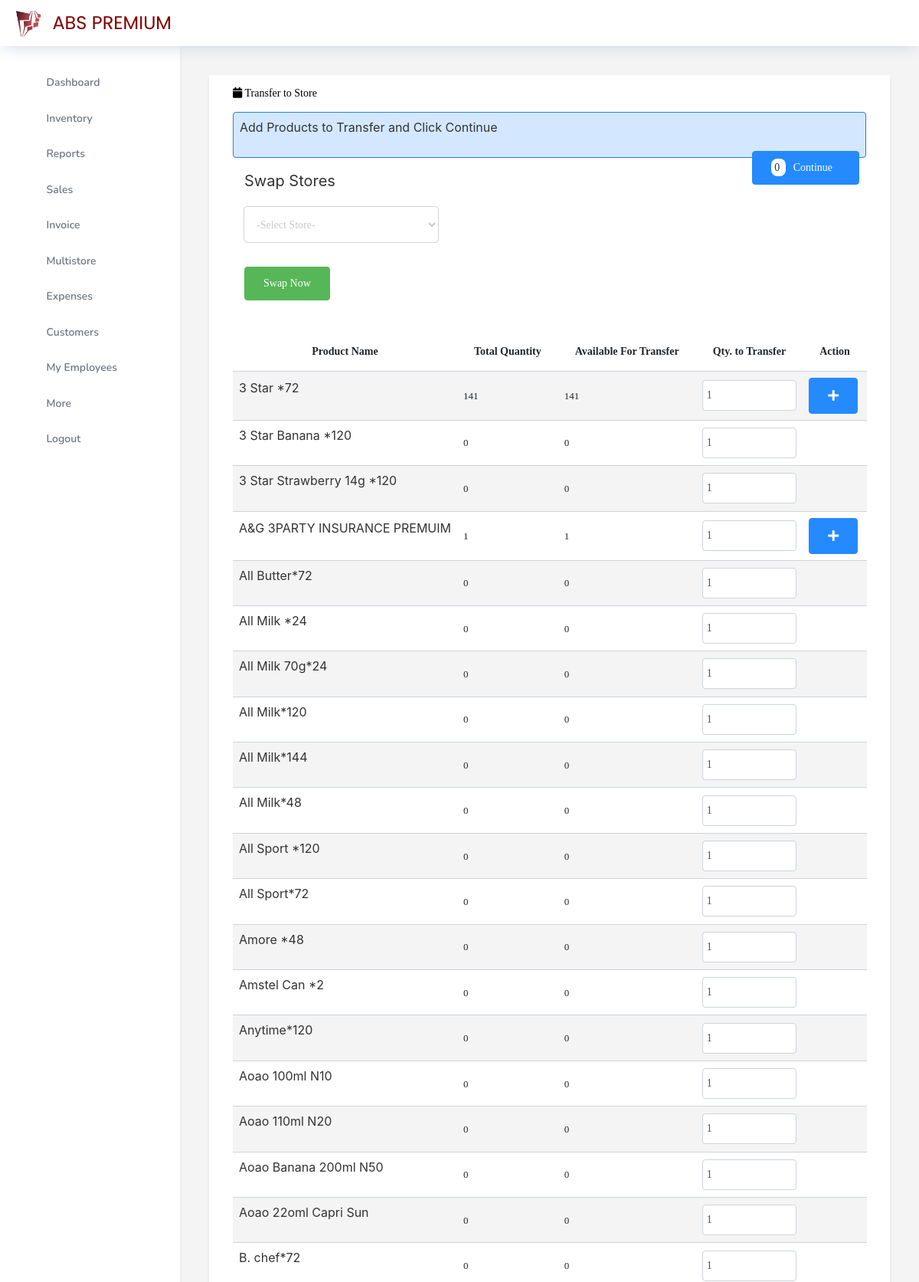
Page /multistore/multistore.php (signed in, upper part) on the committed database.
### tables this page shows
CREATE TABLE `product` (
  `id` int(11) NOT NULL,
  `product_name` varchar(150) DEFAULT NULL,
  `measurement_unit` varchar(255) DEFAULT NULL,
  `product_id` varchar(150) DEFAULT NULL,
  `po_number` varchar(255) DEFAULT NULL,
  `store_id` varchar(11) DEFAULT NULL,
  `barcode_id` varchar(50) DEFAULT NULL,
  `order_number` varchar(150) DEFAULT NULL,
  `quantity` int(11) DEFAULT NULL,
  `max_to_sell` int(11) DEFAULT NULL,
  `product_price` int(11) DEFAULT NULL,
  `cost_price` double DEFAULT NULL,
  `product_discount` double DEFAULT 0,
  `quantity_rem` int(11) DEFAULT 0,
  `pvld_restrict_sales` int(11) DEFAULT 0,
  `reorder_level` int(11) DEFAULT 0,
  `price_level_qty_above` int(11) DEFAULT 0,
  `price_level_qty_below` int(11) DEFAULT 0,
  `price_level_amount` double DEFAULT 0,
  `pexpiry_date` date DEFAULT '0000-00-00',
  `received_status` int(1) NOT NULL DEFAULT 0
);

### partials/route.php (called while the page is built, shortened)
<?php
if (!empty($_SESSION["current_host"])) {
  $pageUrl = "http://" . $_SESSION["current_host"] . "/abs/";
} else {
  $pageUrl = "http://" . $_SERVER["HTTP_HOST"] . "/abs/";
}
?>

### multistore/multistore.php (the view, shortened to what this page needs)
<?php
include "../partials/header.php";
include "../partials/sidebar.php";
?>
<div class="main-panel">
	<div class="content-wrapper">
		<div class="container" style="font-family: 'Oxygen';">
			<div class="row rounded-0 shadow-sm p-3 bg-white">
				<div class="col-md-12">
					<div class="panel panel-default">
						<div class="panel-heading text-left"> <i class="fas fa-calendar"></i> Transfer to Store</div>
						<div class="panel-body">
							<div class="alert alert-info p-2 mt-3">
								<h5 class="text-left">Add Products to Transfer and Click Continue </h5>
								<a href="multistore_cart" class="cart-counter btn btn-info" id="cart-info" title="View Cart" style="float: right;width: auto;height: auto;">
									<span class="cart-item p-1 rounded text-dark bg-white" id="cart-container">
										<?php
										if (isset($_SESSION["ttb_products"])) {
											echo count($_SESSION["ttb_products"]);
										} else {
											echo 0;
										}
										?>
									</span>
									<span style="padding: 10px;color: white">Continue</span>
								</a>
							</div>
							<div class='row justify-content-start'>
								<div class='col-md-5'>
									<h4 style="text-align: left">Swap Stores</h4>
									<form method="post">
										<select class="form-control mb-3 mr-2" name="store" id="store" required="">
											<option value="">-Select Store-</option>
										</select>
										<Br>
										<span>
											<button type="submit" class="btn btn-success" name="store_swap_btn">Swap Now</button>
										</span>
									</form>
								</div>
							</div>
							<div class="text-center" style="margin-top: 5%">
								<?php
								if (!isset($_POST["store_swap_btn"])) {
								?>
									<table class="table table-striped " id="list_stock">
										<thead>
											<tr>
												<th>Product Name</th>
												<th>Total Quantity</th>
												<th>Available For Transfer</th>
												<th>Qty. to Transfer</th>
												<th>Action</th>
											</tr>
										</thead>
										<tbody>
											<?php
											$sql_query = "SELECT product_name,quantity_rem, product_id,quantity, product_price FROM product";
											$resultset = mysqli_query($connect, $sql_query) or die("database error:" . mysqli_error($connect));
											while ($row = mysqli_fetch_assoc($resultset)) {
												$pid = $row["product_id"];
												$query_ttbl = "SELECT SUM(quantity_rem) AS total_rem FROM stock_transfer WHERE product_id='$pid' GROUP BY product_id";
												$result_ttbl = mysqli_query($connect, $query_ttbl) or die("database error:" . mysqli_error($conn));
												$row2 = mysqli_fetch_assoc($result_ttbl);
												$qtyRemToTransfer = intval($row["quantity_rem"]) - intval($row2["total_rem"]);
											?>
												<tr style="text-align: left;font-family: 'Oxygen';font-size:15px">
													<form class="stock-transfer-form">
														<td>
															<h5><?php echo $row["product_name"]; ?></h5>
														</td>
														<td>
															<?php echo $row["quantity_rem"]; ?>
														</td>
														<td><?php echo ($qtyRemToTransfer); ?></td>
														<td>
															<input type="number" onkeypress="return isNumber(event)" name="product_qty" class="form-control" value="1" data-code="<?php echo $row["product_id"]; ?>">
														</td>
														<td>
															<?php
															if ($qtyRemToTransfer != 0) {
															?>
																<button type="submit" class="btn btn-info">
																	<i class="fas fa-plus"></i></button>
															<?php
															}
															?>
														</td>
													</form>
												</tr>
											<?php } ?>
										</tbody>
									</table>
								<?php
								}
								?>
							</div>
						</div>
					</div>
				</div>
			</div>
		</div>
	</div>
</div>
</div>
</div>
<?php include "../partials/footer.php"; ?>

### partials/header.php (shortened to what this page needs)
<?php
include "route.php";
?>
<!DOCTYPE html>
<html lang="en">
<head>
  <link rel="stylesheet" href="<?php echo $pageUrl; ?>vendors/feather/feather.css">
  <link rel="stylesheet" href="<?php echo $pageUrl; ?>vendors/ti-icons/css/themify-icons.css">
  <link rel="stylesheet" href="<?php echo $pageUrl; ?>vendors/css/vendor.bundle.base.css">
  <link rel="stylesheet" href="<?php echo $pageUrl; ?>vendors/datatables.net-bs4/dataTables.bootstrap4.css">
  <link rel="stylesheet" href="<?php echo $pageUrl; ?>vendors/ti-icons/css/themify-icons.css">
  <link rel="stylesheet" type="text/css" href="<?php echo $pageUrl; ?>js/select.dataTables.min.css">
  <link rel="stylesheet" href="<?php echo $pageUrl; ?>css/vertical-layout-light/style.css">
  <link rel="stylesheet" href="<?php echo $pageUrl; ?>font-awesome/css/all.css">
  <link rel="stylesheet" href="<?php echo $pageUrl; ?>vendors/mdi/css/materialdesignicons.min.css">
  <link rel="stylesheet" href="<?php echo $pageUrl; ?>assests/plugins/datatables/jquery.dataTables.min.css">
  <link rel="stylesheet" href="<?php echo $pageUrl; ?>assests/plugins/fileinput/css/fileinput.min.css">
  <link href="<?php echo $pageUrl; ?>datetimepicker/jquery.datetimepicker.min.css" rel="stylesheet">
  <link rel="stylesheet" href="<?php echo $pageUrl; ?>assests/css/cart.css">
  <link rel="stylesheet" href="<?php echo $pageUrl; ?>assests/jquery-ui/jquery-ui.min.css">
  <link rel="stylesheet" href="<?php echo $pageUrl; ?>libraries/uikit-3.7.6/css/uikit.css">
  <link rel="stylesheet" href="<?php echo $pageUrl; ?>css/abs.css">
</head>
<body>
  <div class="container-scroller">
    <nav class="navbar col-lg-12 col-12 p-0 fixed-top d-flex flex-row hidden-print">
      <div class="text-center navbar-brand-wrapper d-flex align-items-center justify-content-center">
        <a class="navbar-brand brand-logo mr-5" style="color:maroon !important" href="<?php echo $pageUrl; ?>dashboard"><img src="<?php echo $pageUrl; ?>images/abs/logo.png" class="mr-2 ml-4" alt="logo" /> ABS PREMIUM</a>
      </div>
      <div class="navbar-menu-wrapper d-flex align-items-center justify-content-end">
        <button class="navbar-toggler navbar-toggler align-self-center" type="button" data-toggle="minimize">
          <span class="icon-menu"></span>
        </button>
        <ul class="navbar-nav navbar-nav-right">
          <li class="nav-item nav-profile dropdown">
            <a class="nav-link dropdown-toggle" href="#" data-toggle="dropdown" id="profileDropdown" style="margin-top: -20px;">
              <i class="icon-ellipsis fa-2x"></i>
            </a>
          </li>
        </ul>
      </div>
    </nav>
    <div class="container-fluid page-body-wrapper">

### partials/sidebar.php (shortened to what this page needs)
      <?php
      if ($_SESSION["role"] == "owner" || $_SESSION["role"] == "manager") {
      ?>
        <nav class="sidebar sidebar-offcanvas shadow-sm hidden-print" id="sidebar">
          <ul class="nav">
            <li class="nav-item">
              <a class="nav-link" href="<?php echo $pageUrl; ?>dashboard">
                <i class="icon-grid menu-icon"></i>
                <span class="menu-title">Dashboard</span>
              </a>
            </li>
            <li class="nav-item">
              <a class="nav-link" data-toggle="collapse" href="#inventory" aria-expanded="false" aria-controls="inventory">
                <i class="icon-folder menu-icon"></i>
                <span class="menu-title">Inventory</span>
                <i class="menu-arrow"></i>
              </a>
            </li>
            <li class="nav-item">
              <a class="nav-link" data-toggle="collapse" href="#report" aria-expanded="false" aria-controls="report">
                <i class="icon-pie-graph menu-icon"></i>
                <span class="menu-title">Reports</span>
                <i class="menu-arrow"></i>
              </a>
            </li>
            <li class="nav-item">
              <a class="nav-link" data-toggle="collapse" href="#sales" aria-expanded="false" aria-controls="sales">
                <i class="icon-bar-graph menu-icon"></i>
                <span class="menu-title">Sales</span>
                <i class="menu-arrow"></i>
              </a>
            </li>
            <li class="nav-item">
              <a class="nav-link" data-toggle="collapse" href="#invoice" aria-expanded="false" aria-controls="invoice">
                <i class="icon-printer menu-icon"></i>
                <span class="menu-title">Invoice</span>
                <i class="menu-arrow"></i>
              </a>
            </li>
            <li class="nav-item">
              <a class="nav-link" data-toggle="collapse" href="#multistore" aria-expanded="false" aria-controls="multistore">
                <i class="icon-arrow-up menu-icon"></i>
                <span class="menu-title">Multistore</span>
                <i class="menu-arrow"></i>
              </a>
            </li>
            <li class="nav-item">
              <a class="nav-link" href="<?php echo $pageUrl; ?>views/expenditure">
                <i class="icon-tag menu-icon"></i>
                <span class="menu-title">Expenses</span>
              </a>
            </li>
            <li class="nav-item">
              <a class="nav-link" href="<?php echo $pageUrl; ?>views/customers">
                <i class="icon-grid menu-icon"></i>
                <span class="menu-title">Customers</span>
              </a>
            </li>
            <li class="nav-item">
              <a class="nav-link" data-toggle="collapse" href="#employees" aria-expanded="false" aria-controls="employees">
                <i class="icon-layers menu-icon"></i>
                <span class="menu-title">My Employees</span>
                <i class="menu-arrow"></i>
              </a>
            </li>
            <li class="nav-item">
              <a class="nav-link" data-toggle="collapse" href="#more" aria-expanded="false" aria-controls="more">
                <i class="icon-expand menu-icon"></i>
                <span class="menu-title">More</span>
                <i class="menu-arrow"></i>
              </a>
            </li>
            <li class="nav-item">
              <a class="nav-link" href="<?php echo $pageUrl; ?>logout">
                <i class="icon-power menu-icon"></i>
                <span class="menu-title">Logout</span>
              </a>
            </li>
          </ul>
        </nav>
      <?php } else if ($_SESSION["role"] == "associate") {
      ?>
<nav class="sidebar sidebar-offcanvas shadow-sm hidden-print" id="sidebar">
          <ul class="nav">
            <li class="nav-item">
              <a class="nav-link" data-toggle="collapse" href="#inventory" aria-expanded="false" aria-controls="inventory">
                <i class="icon-folder menu-icon"></i>
                <span class="menu-title">Inventory</span>
                <i class="menu-arrow"></i>
              </a>
              <div class="collapse" id="inventory">
                <ul class="nav flex-column sub-menu">
                  <li class="nav-item"> <a class="nav-link" href="<?php echo $pageUrl; ?>views/low_stock">Low Stock</a></li>
                </ul>
              </div>
            </li>
            <li class="nav-item">
              <a class="nav-link" data-toggle="collapse" href="#sales" aria-expanded="false" aria-controls="sales">
                <i class="icon-bar-graph menu-icon"></i>
                <span class="menu-title">Sales</span>
                <i class="menu-arrow"></i>
              </a>
              <div class="collapse" id="sales">
                <ul class="nav flex-column sub-menu">
                  <li class="nav-item"> <a class="nav-link" href="<?php echo $pageUrl; ?>views/make_sales">Make a Sale</a></li>
                  <li class="nav-item"> <a class="nav-link" href="<?php echo $pageUrl; ?>views/today_sales">Today's Sales</a></li>
                  <li class="nav-item"> <a class="nav-link" href="<?php echo $pageUrl; ?>views/all_sales">All Sales</a></li>
                </ul>
              </div>
            </li>
            <li class="nav-item">
              <a class="nav-link" data-toggle="collapse" href="#invoice" aria-expanded="false" aria-controls="invoice">
                <i class="icon-printer menu-icon"></i>
                <span class="menu-title">Invoice</span>
                <i class="menu-arrow"></i>
              </a>
              <div class="collapse" id="invoice">
                <ul class="nav flex-column sub-menu">
                  <li class="nav-item"><a class="nav-link" href="<?php echo $pageUrl; ?>views/held_receipts">Held Receipts</a></li>
                </ul>
              </div>
            </li>
            <li class="nav-item">
              <a class="nav-link" href="<?php echo $pageUrl; ?>views/expenditure">
                <i class="icon-tag menu-icon"></i>
                <span class="menu-title">Expenses</span>
              </a>
            </li>
            <li class="nav-item">
              <a class="nav-link" href="<?php echo $pageUrl; ?>views/customers">
                <i class="icon-grid menu-icon"></i>
                <span class="menu-title">Customers</span>
              </a>
            </li>
            <li class="nav-item">
              <a class="nav-link" href="<?php echo $pageUrl; ?>logout">
                <i class="icon-power menu-icon"></i>
                <span class="menu-title">Logout</span>
              </a>
            </li>
          </ul>
        </nav>
        <?php } ?>

### partials/footer.php (shortened to what this page needs)
</body>
</html>

### assests/css/cart.css (style rules this page uses)
.container-fluid { margin: 0px !important; }

### css/abs.css (style rules this page uses)
.table tr td { font-size: 13px !important; padding: 8px !important; }
.table tr td input { padding: 5px !important; height: 40px !important; }
#invoice-table tr, td { border: 0px; font-size: 12px; line-height: 15px; }
.btn { border-radius: 4px !important; width: auto; }
select { color: black; }
select option { color: black; }

### rows in the picture
product: product_name "3 Star *72", quantity_rem "141"
product: product_name "3 Star Banana *120", quantity_rem "0"
product: product_name "3 Star Strawberry 14g *120", quantity_rem "0"
product: product_name "A&G 3PARTY INSURANCE PREMUIM", quantity_rem "1"
product: product_name "All Butter*72", quantity_rem "0"
product: product_name "All Milk *24", quantity_rem "0"
product: product_name "All Milk 70g*24", quantity_rem "0"
product: product_name "All Milk*120", quantity_rem "0"
product: product_name "All Milk*144", quantity_rem "0"
product: product_name "All Milk*48", quantity_rem "0"
product: product_name "All Sport *120", quantity_rem "0"
product: product_name "All Sport*72", quantity_rem "0"
product: product_name "Amore *48", quantity_rem "0"
product: product_name "Amstel Can *2", quantity_rem "0"
product: product_name "Anytime*120", quantity_rem "0"
product: product_name "Aoao 100ml N10", quantity_rem "0"
product: product_name "Aoao 110ml N20", quantity_rem "0"
product: product_name "Aoao Banana 200ml N50", quantity_rem "0"
product: product_name "Aoao 22oml Capri Sun", quantity_rem "0"
product: product_name "B. chef*72", quantity_rem "0"
